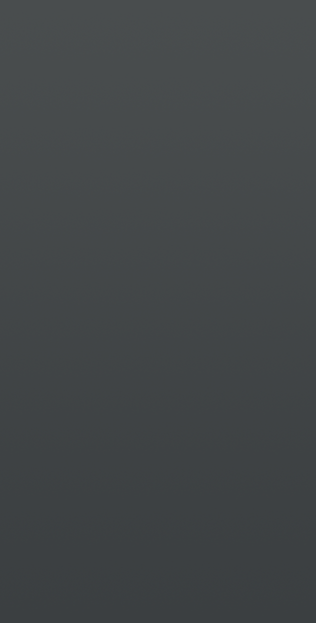
#> input picture img/bg_dark.png, 316 x 623 px
$ python -i kerners.py   (imports and definitions only)
#> lines starting #> are read from the running program, lines starting #| are printed output that depends on the picture
#! /usr/bin/env python3
import argparse
import sys
from glob import glob

import cv2
import numpy as np
from skimage import io


# [70 lines left out: functions best_fit_transform, window, cvdft, cvdct, not called in this run]


def spectrum_magnitude(img):
    # Pad image to optimal size.
    #img = cv2.cvtColor(img, cv2.COLOR_BGR2GRAY)
    rows, cols = img.shape[:2]
#> rows = 623; cols = 316
    nrows = cv2.getOptimalDFTSize(rows)
#> nrows = 625
    ncols = cv2.getOptimalDFTSize(cols)
#> ncols = 320
    padded = cv2.copyMakeBorder(img, 0, nrows - rows, 0, ncols - cols, cv2.BORDER_CONSTANT, value=[0,0,0])

    # Make space to complex and real values.
    planes = [np.float32(padded), np.zeros(padded.shape, np.float32)]
    Icomplex = cv2.merge(planes)

    # Make the DST
    dft = cv2.dft(Icomplex, Icomplex)

    # Transform real and complex values to magnitude.
    cv2.split(Icomplex, planes)
    cv2.magnitude(planes[0], planes[1], planes[0])
    Imag = planes[0]

    # Convert to log scale.
    ones = np.ones(Imag.shape, dtype=Imag.dtype)
    cv2.add(ones, Imag, Imag)
#> ones: shape (625, 320) float32; every value is 1
    cv2.log(Imag, Imag)

    Imag_rows, Imag_cols = Imag.shape
#> Imag_rows = 625; Imag_cols = 320
    Imag = Imag[0:Imag_rows & -2, 0:Imag_cols & -2]
#> Imag: shape (624, 320) float32
    cx = int(Imag_rows/2)
#> cx = 312
    cy = int(Imag_cols/2)
#> cy = 160

    q0 = Imag[0:cx, 0:cy]       # Top left
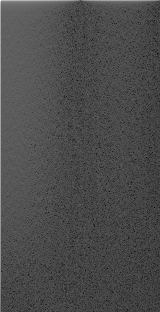
#> q0: shape (312, 160) float32; min 0.26, max 16.42, mean 5.07; drawn with min black and max white
    q1 = Imag[cx:cx+cx, 0:cy]   # Top right
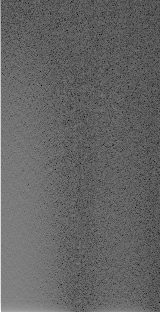
#> q1: shape (312, 160) float32; min 0.305, max 12.32, mean 5.04; drawn with min black and max white
    q2 = Imag[0:cx, cy:cy+cy]
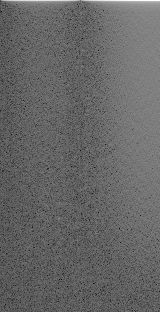
#> q2: shape (312, 160) float32; min 0.305, max 12.05, mean 5.04; drawn with min black and max white
    q3 = Imag[cx:cx+cx, cy:cy+cy]
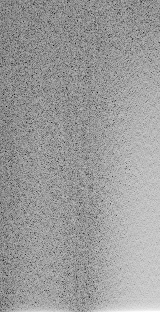
#> q3: shape (312, 160) float32; min 0.259, max 8.01, mean 5; drawn with min black and max white

    # Swap top left with bottom right.
    tmp = np.copy(q0)
    Imag[0:cx, 0:cy] = q3
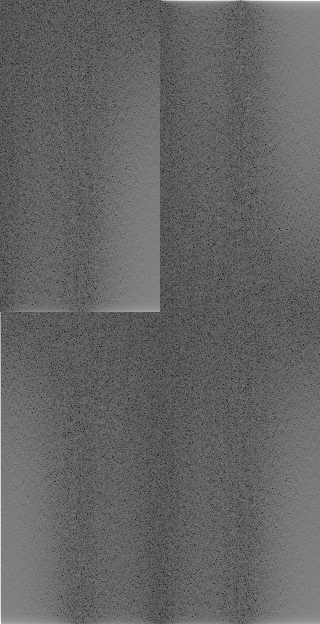
#> Imag: shape (624, 320) float32; min 0.259, max 12.32, mean 5.02; drawn with min black and max white
    Imag[cx:cx+cx, cy:cy+cy] = tmp

    # Swap top right with bottom left.
    tmp = np.copy(q1)
    Imag[cx:cx+cx, 0:cy] = q2
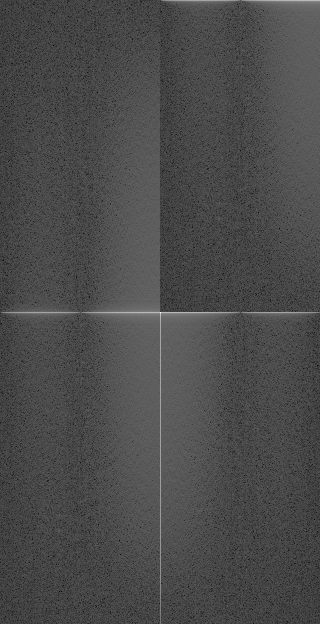
#> Imag: shape (624, 320) float32; min 0.259, max 16.42, mean 5.04; drawn with min black and max white
    Imag[0:cx, cy:cy+cy] = tmp
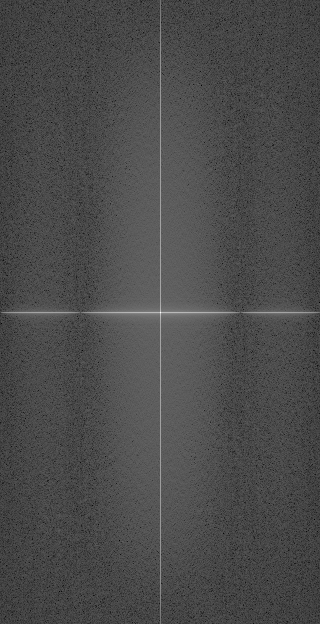
#> Imag: shape (624, 320) float32; min 0.259, max 16.42, mean 5.04; drawn with min black and max white

    cv2.normalize(Imag, Imag, 0, 1, cv2.NORM_MINMAX)
    return Imag

# [30 lines left out: functions deshake_corners, find_peaks, detect, not called in this run]

    # [7 lines of commented-out code are left out]

def crop(img, r):
    return img[int(r[1]) : int(r[1] + r[3]),
               int(r[0]) : int(r[0] + r[2])]

# [30 lines left out: functions load_image, process, not called in this run]

# [9 lines not run here, left out]

    # [13 lines of commented-out code are left out]

>>> import cv2
>>> picture = cv2.imread('../img/bg_dark.png', cv2.IMREAD_GRAYSCALE)
>>> result = spectrum_magnitude(picture)
